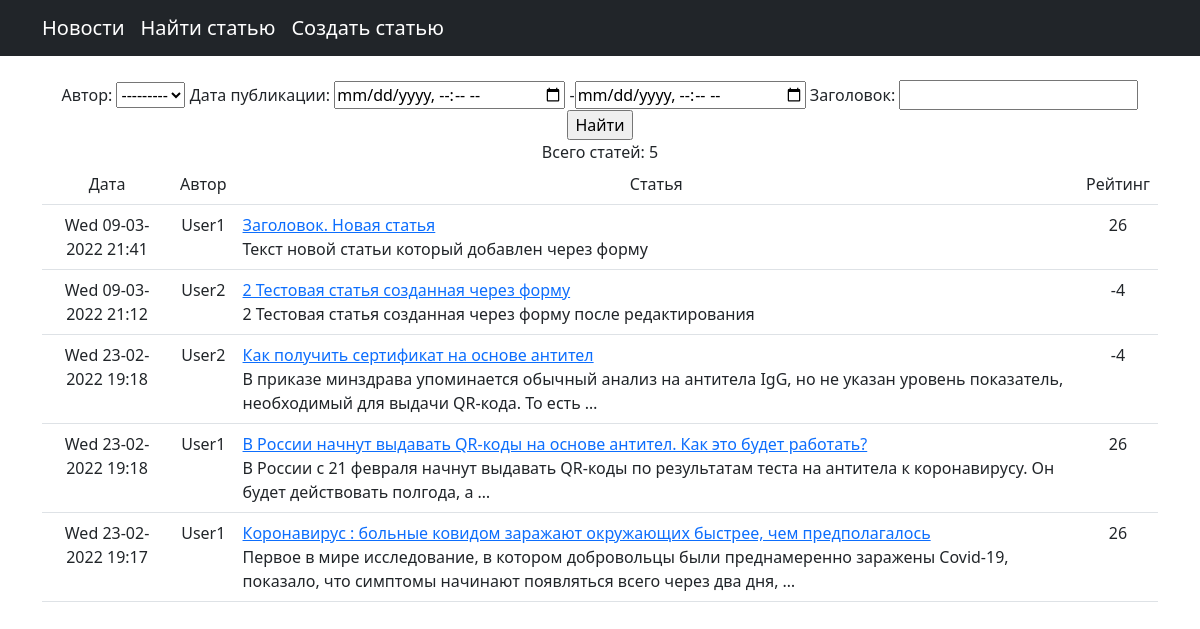
The app's page /news/search/ with its own data.
### news/models.py (models this page shows, shortened)
class Post(models.Model):
    article = 'ar'
    news = 'ne'
    POST_TYPE = [
        (article, 'Статья'),
        (news,   'Новость'),
    ]
    author = models.ForeignKey(Author, on_delete=models.CASCADE,verbose_name='Автор')
    post_types = models.CharField(max_length=2, choices=POST_TYPE, default=news, verbose_name='Тип')
    time_add_post = models.DateTimeField(auto_now_add=True, verbose_name='Время публикации')
    categories = models.ManyToManyField(Category, through='PostCategory', verbose_name='Категория')
    title_post = models.CharField(max_length=128, verbose_name='Заголовок статьи')
    post_text = models.TextField(verbose_name='Текст статьи')
    post_rating = models.IntegerField(default=0)

class Author(models.Model):
    author_user = models.OneToOneField(User, on_delete=models.CASCADE)
    rating = models.IntegerField(default=0)
    def __str__(self):
        return f'{self.author_user}'

### news/views.py (the view)
# urls.py: path('search/', PostSearch.as_view(), name='post_search'),
class PostSearch(ListView):
    model = Post
    template_name = 'news/search.html'
    context_object_name = 'posts_search'
    ordering = ['-time_add_post']
    def get_context_data(self, **kwargs):
        context = super().get_context_data(**kwargs)
        context['filter'] = PostFilter(self.request.GET, queryset=self.get_queryset())
        return context

### templates/news/search.html (shortened to what this page needs)
{% extends 'default.html' %}
{% load censor_filter %}
{% block content %}
<br>
<form method="GET">
    {{ filter.form }}
    <input type="submit" value="Найти">
</form>
<a>Всего статей: {{ filter.qs |length }}</a>
<table class="table">
            <tr>
                <td>
                    Дата
                </td>
                <td>
                    Автор
                </td>
                <td>
                    Статья
                </td>
                <td>
                    Рейтинг
                </td>
            </tr>
{% for post in filter.qs %}
<tr>
    <td>{{ post.time_add_post |date:"D d-m-Y H:i" }}</td>
    <td>{{ post.author.author_user }}</td>
    <td align="left"><a href=/news/{{ post.id }}>{{ post.title_post | censor}}</a><br>
    {{ post.post_text |truncatewords:20 }}</td>
    <td>{{ post.author.rating }}</td>
</tr>
{% endfor %}
</table>
{% endblock content %}

### templates/default.html (shortened to what this page needs)
<!DOCTYPE html>
<html lang="en">
    <head>
        {% load static %}
        <link href="{% static 'css/styles.css' %}" rel="stylesheet" />
    </head>
    <body>
        <nav class="navbar navbar-expand-lg navbar-dark bg-dark static-top">
   <div class="container">
       <a class="navbar-brand" href="{% url 'post' %}">Новости</a>
       <a class="navbar-brand" href="{% url 'post_search' %}">Найти статью</a>
       <a class="navbar-brand" href="{% url 'post_create' %}">Создать статью</a>
   </div>
</nav>
        <div class="container">
          <div class="row">
          <div class="col-lg-12 text-center">
           {% block content %}{% endblock content %}
       </div>
   </div>
</div>
    </body>
</html>

### records on screen
Post: time_add_post "Wed 09-03-2022 21:41", author.author_user "User1", title_post|censor "Заголовок. Новая статья", post_text "Текст новой статьи который добавлен через форму", author.rating "26"
Post: time_add_post "Wed 09-03-2022 21:12", author.author_user "User2", title_post|censor "2 Тестовая статья созданная через форму", post_text "2 Тестовая статья созданная через форму после редактирования", author.rating "-4"
Post: time_add_post "Wed 23-02-2022 19:18", author.author_user "User2", title_post|censor "Как получить сертификат на основе антител", post_text "В приказе минздрава упоминается обычный анализ на антитела IgG, но не указан уровень показатель, необходимый для выдачи QR-кода. То есть …", author.rating "-4"
Post: time_add_post "Wed 23-02-2022 19:18", author.author_user "User1", title_post|censor "В России начнут выдавать QR-коды на основе антител. Как это будет работать?", post_text "В России с 21 февраля начнут выдавать QR-коды по результатам теста на антитела к коронавирусу. Он будет действовать полгода, а …", author.rating "26"
Post: time_add_post "Wed 23-02-2022 19:17", author.author_user "User1", title_post|censor "Коронавирус : больные ковидом заражают окружающих быстрее, чем предполагалось", post_text "Первое в мире исследование, в котором добровольцы были преднамеренно заражены Covid-19, показало, что симптомы начинают появляться всего через два дня, …", author.rating "26"

### other values on screen
{{ filter.qs |length }} "5"
